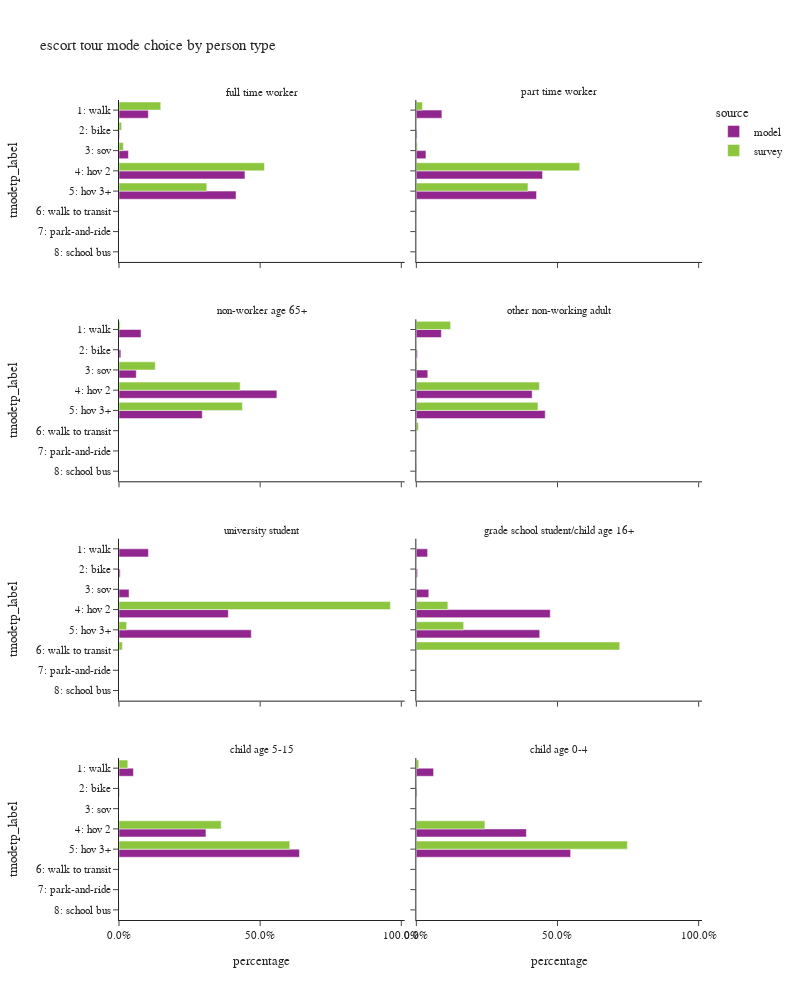

Notebook code for this chart:
### Code cell
plot_mode_choice(es_tour,"pptyp_label",
                 {"pptyp_label":["full time worker","part time worker","non-worker age 65+","other non-working adult",
                                 "university student","grade school student/child age 16+","child age 5-15","child age 0-4"],
                  "tmodetp_label":["1: walk","2: bike","3: sov","4: hov 2","5: hov 3+","6: walk to transit",
                                   "7: park-and-ride","8: school bus","9: other–survey only"]},
                 "person type",
                 2,1000)

### Figure 1 — Plotly figure (JSON) as saved in the notebook; plotly's stock layout.template omitted (floating-point values rounded to 4 significant figures)
{"data": [{"alignmentgroup": "True", "customdata": [[15645], [289], [5023], [67126], [62384]], "hovertemplate": "source=model<br>pptyp_label=full time worker<br>percentage=%{x}<br>tmodetp_label=%{y}<br>sample count=%{customdata[0]}<extra></extra>", "legendgroup": "model", "marker": {"color": "#91268F", "pattern": {"shape": ""}}, "name": "model", "offsetgroup": "model", "orientation": "h", "showlegend": true, "textposition": "auto", "type": "bar", "x": [0.104, 0.001921, 0.03338, 0.4461, 0.4146], "xaxis": "x7", "y": ["1: walk", "2: bike", "3: sov", "4: hov 2", "5: hov 3+"], "yaxis": "y7"}, {"alignmentgroup": "True", "customdata": [[35], [8], [10], [114], [66], [2]], "hovertemplate": "source=survey<br>pptyp_label=full time worker<br>percentage=%{x}<br>tmodetp_label=%{y}<br>sample count=%{customdata[0]}<extra></extra>", "legendgroup": "survey", "marker": {"color": "#8CC63E", "pattern": {"shape": ""}}, "name": "survey", "offsetgroup": "survey", "orientation": "h", "showlegend": true, "textposition": "auto", "type": "bar", "x": [0.1479, 0.009274, 0.01534, 0.5153, 0.311, 0.001134], "xaxis": "x7", "y": ["1: walk", "2: bike", "3: sov", "4: hov 2", "5: hov 3+", "6: walk to transit"], "yaxis": "y7"}, {"alignmentgroup": "True", "customdata": [[5491], [156], [2070], [27113], [25829]], "hovertemplate": "source=model<br>pptyp_label=part time worker<br>percentage=%{x}<br>tmodetp_label=%{y}<br>sample count=%{customdata[0]}<extra></extra>", "legendgroup": "model", "marker": {"color": "#91268F", "pattern": {"shape": ""}}, "name": "model", "offsetgroup": "model", "orientation": "h", "showlegend": false, "textposition": "auto", "type": "bar", "x": [0.09052, 0.002572, 0.03413, 0.447, 0.4258], "xaxis": "x8", "y": ["1: walk", "2: bike", "3: sov", "4: hov 2", "5: hov 3+"], "yaxis": "y8"}, {"alignmentgroup": "True", "customdata": [[7], [2], [31], [28], [1]], "hovertemplate": "source=survey<br>pptyp_label=part time worker<br>percentage=%{x}<br>tmodetp_label=%{y}<br>sample count=%{customdata[0]}<extra></extra>", "legendgroup": "survey", "marker": {"color": "#8CC63E", "pattern": {"shape": ""}}, "name": "survey", "offsetgroup": "survey", "orientation": "h", "showlegend": false, "textposition": "auto", "type": "bar", "x": [0.02182, 0.003179, 0.5789, 0.3954, 0.0007061], "xaxis": "x8", "y": ["1: walk", "3: sov", "4: hov 2", "5: hov 3+", "6: walk to transit"], "yaxis": "y8"}, {"alignmentgroup": "True", "customdata": [[7553], [640], [5923], [54110], [28544]], "hovertemplate": "source=model<br>pptyp_label=non-worker age 65+<br>percentage=%{x}<br>tmodetp_label=%{y}<br>sample count=%{customdata[0]}<extra></extra>", "legendgroup": "model", "marker": {"color": "#91268F", "pattern": {"shape": ""}}, "name": "model", "offsetgroup": "model", "orientation": "h", "showlegend": false, "textposition": "auto", "type": "bar", "x": [0.07805, 0.006614, 0.06121, 0.5592, 0.295], "xaxis": "x5", "y": ["1: walk", "2: bike", "3: sov", "4: hov 2", "5: hov 3+"], "yaxis": "y5"}, {"alignmentgroup": "True", "customdata": [[5], [12], [40], [25], [1]], "hovertemplate": "source=survey<br>pptyp_label=non-worker age 65+<br>percentage=%{x}<br>tmodetp_label=%{y}<br>sample count=%{customdata[0]}<extra></extra>", "legendgroup": "survey", "marker": {"color": "#8CC63E", "pattern": {"shape": ""}}, "name": "survey", "offsetgroup": "survey", "orientation": "h", "showlegend": false, "textposition": "auto", "type": "bar", "x": [0.003936, 0.1285, 0.4293, 0.4371, 0.001111], "xaxis": "x5", "y": ["1: walk", "3: sov", "4: hov 2", "5: hov 3+", "6: walk to transit"], "yaxis": "y5"}, {"alignmentgroup": "True", "customdata": [[16745], [745], [7672], [77475], [86250]], "hovertemplate": "source=model<br>pptyp_label=other non-working adult<br>percentage=%{x}<br>tmodetp_label=%{y}<br>sample count=%{customdata[0]}<extra></extra>", "legendgroup": "model", "marker": {"color": "#91268F", "pattern": {"shape": ""}}, "name": "model", "offsetgroup": "model", "orientation": "h", "showlegend": false, "textposition": "auto", "type": "bar", "x": [0.08865, 0.003944, 0.04062, 0.4102, 0.4566], "xaxis": "x6", "y": ["1: walk", "2: bike", "3: sov", "4: hov 2", "5: hov 3+"], "yaxis": "y6"}, {"alignmentgroup": "True", "customdata": [[21], [2], [5], [74], [40], [3], [1]], "hovertemplate": "source=survey<br>pptyp_label=other non-working adult<br>percentage=%{x}<br>tmodetp_label=%{y}<br>sample count=%{customdata[0]}<extra></extra>", "legendgroup": "survey", "marker": {"color": "#8CC63E", "pattern": {"shape": ""}}, "name": "survey", "offsetgroup": "survey", "orientation": "h", "showlegend": false, "textposition": "auto", "type": "bar", "x": [0.1214, 0.0008328, 0.002336, 0.4358, 0.4308, 0.007304, 0.001431], "xaxis": "x6", "y": ["1: walk", "2: bike", "3: sov", "4: hov 2", "5: hov 3+", "6: walk to transit", "8: school bus"], "yaxis": "y6"}, {"alignmentgroup": "True", "customdata": [[471], [19], [161], [1749], [2117]], "hovertemplate": "source=model<br>pptyp_label=university student<br>percentage=%{x}<br>tmodetp_label=%{y}<br>sample count=%{customdata[0]}<extra></extra>", "legendgroup": "model", "marker": {"color": "#91268F", "pattern": {"shape": ""}}, "name": "model", "offsetgroup": "model", "orientation": "h", "showlegend": false, "textposition": "auto", "type": "bar", "x": [0.1043, 0.004206, 0.03564, 0.3872, 0.4687], "xaxis": "x3", "y": ["1: walk", "2: bike", "3: sov", "4: hov 2", "5: hov 3+"], "yaxis": "y3"}, {"alignmentgroup": "True", "customdata": [[6], [1], [1]], "hovertemplate": "source=survey<br>pptyp_label=university student<br>percentage=%{x}<br>tmodetp_label=%{y}<br>sample count=%{customdata[0]}<extra></extra>", "legendgroup": "survey", "marker": {"color": "#8CC63E", "pattern": {"shape": ""}}, "name": "survey", "offsetgroup": "survey", "orientation": "h", "showlegend": false, "textposition": "auto", "type": "bar", "x": [0.9613, 0.02695, 0.01178], "xaxis": "x3", "y": ["4: hov 2", "5: hov 3+", "6: walk to transit"], "yaxis": "y3"}, {"alignmentgroup": "True", "customdata": [[174], [19], [192], [2063], [1901]], "hovertemplate": "source=model<br>pptyp_label=grade school student/child age 16+<br>percentage=%{x}<br>tmodetp_label=%{y}<br>sample count=%{customdata[0]}<extra></extra>", "legendgroup": "model", "marker": {"color": "#91268F", "pattern": {"shape": ""}}, "name": "model", "offsetgroup": "model", "orientation": "h", "showlegend": false, "textposition": "auto", "type": "bar", "x": [0.04001, 0.004369, 0.04415, 0.4744, 0.4371], "xaxis": "x4", "y": ["1: walk", "2: bike", "3: sov", "4: hov 2", "5: hov 3+"], "yaxis": "y4"}, {"alignmentgroup": "True", "customdata": [[4], [2], [1]], "hovertemplate": "source=survey<br>pptyp_label=grade school student/child age 16+<br>percentage=%{x}<br>tmodetp_label=%{y}<br>sample count=%{customdata[0]}<extra></extra>", "legendgroup": "survey", "marker": {"color": "#8CC63E", "pattern": {"shape": ""}}, "name": "survey", "offsetgroup": "survey", "orientation": "h", "showlegend": false, "textposition": "auto", "type": "bar", "x": [0.1117, 0.1678, 0.7206], "xaxis": "x4", "y": ["4: hov 2", "5: hov 3+", "6: walk to transit"], "yaxis": "y4"}, {"alignmentgroup": "True", "customdata": [[2848], [84], [17161], [35627]], "hovertemplate": "source=model<br>pptyp_label=child age 5-15<br>percentage=%{x}<br>tmodetp_label=%{y}<br>sample count=%{customdata[0]}<extra></extra>", "legendgroup": "model", "marker": {"color": "#91268F", "pattern": {"shape": ""}}, "name": "model", "offsetgroup": "model", "orientation": "h", "showlegend": false, "textposition": "auto", "type": "bar", "x": [0.05111, 0.001508, 0.308, 0.6394], "xaxis": "x", "y": ["1: walk", "2: bike", "4: hov 2", "5: hov 3+"], "yaxis": "y"}, {"alignmentgroup": "True", "customdata": [[5], [12], [34], [1], [2]], "hovertemplate": "source=survey<br>pptyp_label=child age 5-15<br>percentage=%{x}<br>tmodetp_label=%{y}<br>sample count=%{customdata[0]}<extra></extra>", "legendgroup": "survey", "marker": {"color": "#8CC63E", "pattern": {"shape": ""}}, "name": "survey", "offsetgroup": "survey", "orientation": "h", "showlegend": false, "textposition": "auto", "type": "bar", "x": [0.03117, 0.362, 0.6048, 0.001156, 0.0008817], "xaxis": "x", "y": ["1: walk", "4: hov 2", "5: hov 3+", "6: walk to transit", "8: school bus"], "yaxis": "y"}, {"alignmentgroup": "True", "customdata": [[3997], [162], [25490], [35728]], "hovertemplate": "source=model<br>pptyp_label=child age 0-4<br>percentage=%{x}<br>tmodetp_label=%{y}<br>sample count=%{customdata[0]}<extra></extra>", "legendgroup": "model", "marker": {"color": "#91268F", "pattern": {"shape": ""}}, "name": "model", "offsetgroup": "model", "orientation": "h", "showlegend": false, "textposition": "auto", "type": "bar", "x": [0.06114, 0.002478, 0.3899, 0.5465], "xaxis": "x2", "y": ["1: walk", "2: bike", "4: hov 2", "5: hov 3+"], "yaxis": "y2"}, {"alignmentgroup": "True", "customdata": [[7], [1], [8], [33]], "hovertemplate": "source=survey<br>pptyp_label=child age 0-4<br>percentage=%{x}<br>tmodetp_label=%{y}<br>sample count=%{customdata[0]}<extra></extra>", "legendgroup": "survey", "marker": {"color": "#8CC63E", "pattern": {"shape": ""}}, "name": "survey", "offsetgroup": "survey", "orientation": "h", "showlegend": false, "textposition": "auto", "type": "bar", "x": [0.008587, 0.001095, 0.2428, 0.7475], "xaxis": "x2", "y": ["1: walk", "2: bike", "4: hov 2", "5: hov 3+"], "yaxis": "y2"}], "layout": {"annotations": [{"font": {}, "showarrow": false, "text": "child age 5-15", "x": 0.245, "xanchor": "center", "xref": "paper", "y": 0.1975, "yanchor": "bottom", "yref": "paper"}, {"font": {}, "showarrow": false, "text": "child age 0-4", "x": 0.755, "xanchor": "center", "xref": "paper", "y": 0.1975, "yanchor": "bottom", "yref": "paper"}, {"font": {}, "showarrow": false, "text": "university student", "x": 0.245, "xanchor": "center", "xref": "paper", "y": 0.465, "yanchor": "bottom", "yref": "paper"}, {"font": {}, "showarrow": false, "text": "grade school student/child age 16+", "x": 0.755, "xanchor": "center", "xref": "paper", "y": 0.465, "yanchor": "bottom", "yref": "paper"}, {"font": {}, "showarrow": false, "text": "non-worker age 65+", "x": 0.245, "xanchor": "center", "xref": "paper", "y": 0.7325, "yanchor": "bottom", "yref": "paper"}, {"font": {}, "showarrow": false, "text": "other non-working adult", "x": 0.755, "xanchor": "center", "xref": "paper", "y": 0.7325, "yanchor": "bottom", "yref": "paper"}, {"font": {}, "showarrow": false, "text": "full time worker", "x": 0.245, "xanchor": "center", "xref": "paper", "y": 1.0, "yanchor": "bottom", "yref": "paper"}, {"font": {}, "showarrow": false, "text": "part time worker", "x": 0.755, "xanchor": "center", "xref": "paper", "y": 1.0, "yanchor": "bottom", "yref": "paper"}], "barmode": "group", "height": 1000, "legend": {"title": {"text": "source"}, "tracegroupgap": 0}, "title": {"text": "escort tour mode choice by person type"}, "width": 800, "xaxis": {"anchor": "y", "domain": [0.0, 0.49], "tickformat": ".1%", "title": {"text": "percentage"}}, "xaxis2": {"anchor": "y2", "domain": [0.51, 1.0], "matches": "x", "tickformat": ".1%", "title": {"text": "percentage"}}, "xaxis3": {"anchor": "y3", "domain": [0.0, 0.49], "matches": "x", "showticklabels": false, "tickformat": ".1%"}, "xaxis4": {"anchor": "y4", "domain": [0.51, 1.0], "matches": "x", "showticklabels": false, "tickformat": ".1%"}, "xaxis5": {"anchor": "y5", "domain": [0.0, 0.49], "matches": "x", "showticklabels": false, "tickformat": ".1%"}, "xaxis6": {"anchor": "y6", "domain": [0.51, 1.0], "matches": "x", "showticklabels": false, "tickformat": ".1%"}, "xaxis7": {"anchor": "y7", "domain": [0.0, 0.49], "matches": "x", "showticklabels": false, "tickformat": ".1%"}, "xaxis8": {"anchor": "y8", "domain": [0.51, 1.0], "matches": "x", "showticklabels": false, "tickformat": ".1%"}, "yaxis": {"anchor": "x", "categoryarray": ["9: other–survey only", "8: school bus", "7: park-and-ride", "6: walk to transit", "5: hov 3+", "4: hov 2", "3: sov", "2: bike", "1: walk"], "categoryorder": "array", "domain": [0.0, 0.1975], "title": {"text": "tmodetp_label"}}, "yaxis2": {"anchor": "x2", "domain": [0.0, 0.1975], "matches": "y", "showticklabels": false}, "yaxis3": {"anchor": "x3", "categoryarray": ["9: other–survey only", "8: school bus", "7: park-and-ride", "6: walk to transit", "5: hov 3+", "4: hov 2", "3: sov", "2: bike", "1: walk"], "categoryorder": "array", "domain": [0.2675, 0.465], "matches": "y", "title": {"text": "tmodetp_label"}}, "yaxis4": {"anchor": "x4", "domain": [0.2675, 0.465], "matches": "y", "showticklabels": false}, "yaxis5": {"anchor": "x5", "categoryarray": ["9: other–survey only", "8: school bus", "7: park-and-ride", "6: walk to transit", "5: hov 3+", "4: hov 2", "3: sov", "2: bike", "1: walk"], "categoryorder": "array", "domain": [0.535, 0.7325], "matches": "y", "title": {"text": "tmodetp_label"}}, "yaxis6": {"anchor": "x6", "domain": [0.535, 0.7325], "matches": "y", "showticklabels": false}, "yaxis7": {"anchor": "x7", "categoryarray": ["9: other–survey only", "8: school bus", "7: park-and-ride", "6: walk to transit", "5: hov 3+", "4: hov 2", "3: sov", "2: bike", "1: walk"], "categoryorder": "array", "domain": [0.8025, 1.0], "matches": "y", "title": {"text": "tmodetp_label"}}, "yaxis8": {"anchor": "x8", "domain": [0.8025, 1.0], "matches": "y", "showticklabels": false}}}
